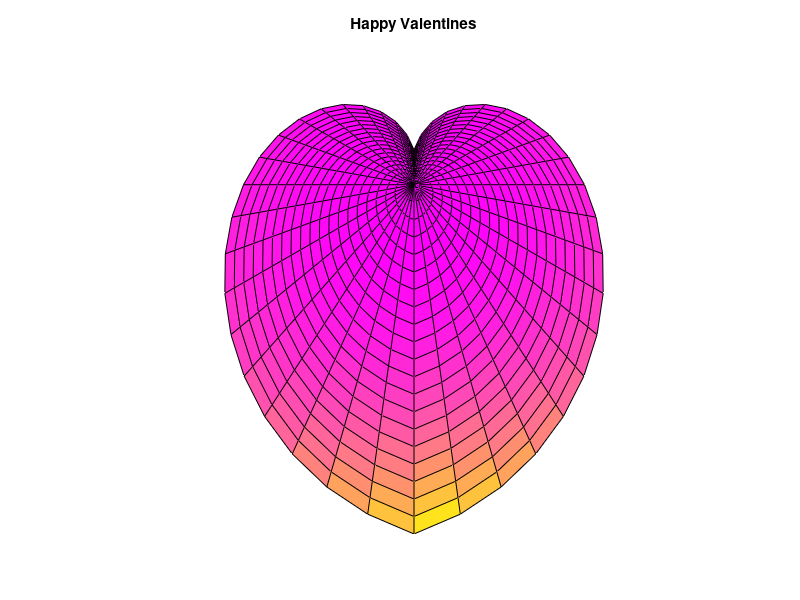

Here is the MATLAB script that generated this plot:
%% 
% Author(s): Joshua Clement
% Date: 7-Feb-2023
% Course: ENGR 160
% Description: Lab 05b
clear all;   
clc;          
close all;    
format short; 

x = 0:0.05*pi:2*pi;
y = 0:0.05:1;

[xx yy]=meshgrid(x,y);

c = [0.1 + 0.9*(pi-abs(xx-pi))/pi].*yy;
aa = c.*cos(xx);
bb = c.*sin(xx);
zz = (-2)*aa.^3 + (3/2)*c.^2 + 0.5;

surf(aa,bb,zz)
title('Happy Valentines')
colormap spring
axis off
view(-90,90)